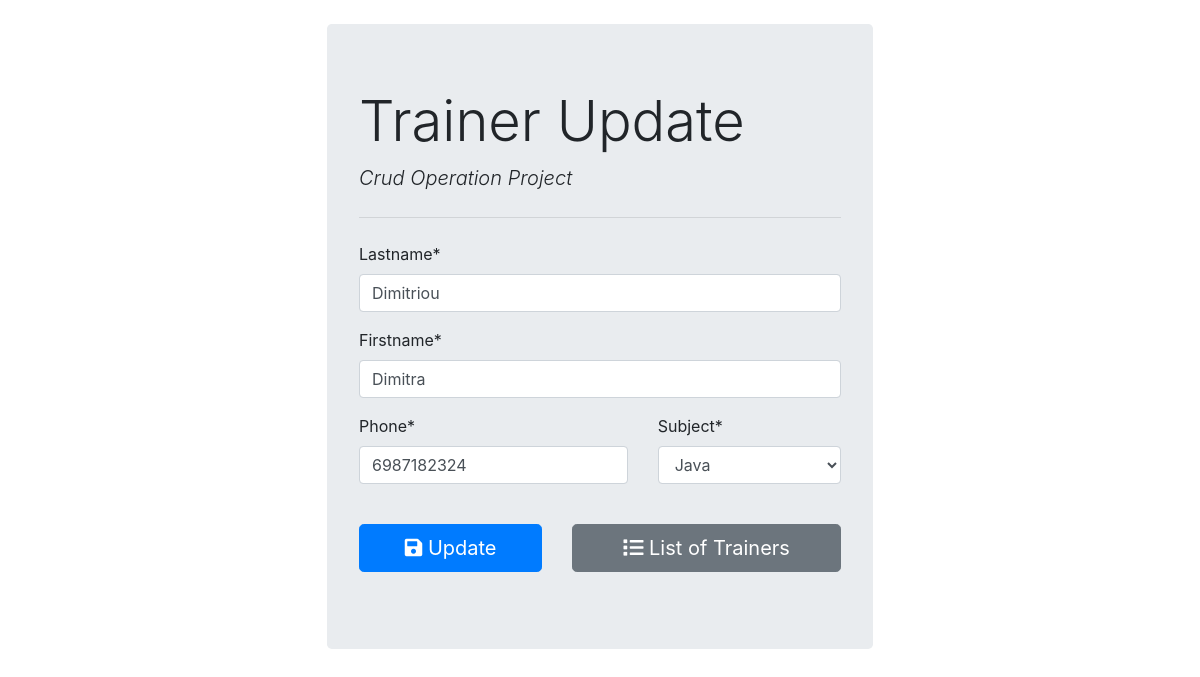
/update/14/Dimitriou/Dimitra/, run on an earlier commit of the app's database.
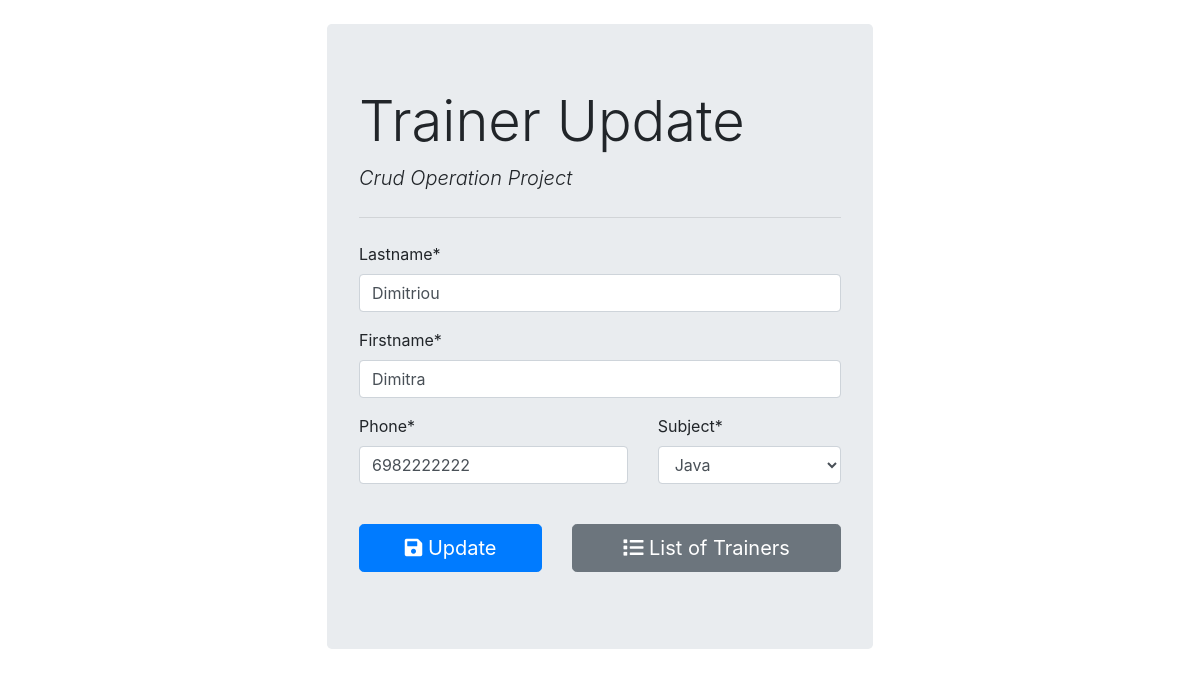
And on a later commit of the database.
### trainer_app/models.py (models this page shows, shortened)
class Trainer(models.Model):
    firstname = models.CharField(max_length=30)
    lastname = models.CharField(max_length=30)
    phone = models.IntegerField()
    subject = models.ForeignKey(Subject, on_delete=models.PROTECT)
    class Meta:
        ordering = ["lastname", "firstname", "subject"]

### trainer_app/views.py (the view)
# urls.py: path('update/<int:trainer_id>/<str:lastname>/<str:firstname>/', views.updTrainerView, name='updTrainerView'),
def updTrainerView(request, trainer_id, lastname, firstname):
    trainer = Trainer.objects.get(id=trainer_id)
    data = {}
    data['title'] = 'Trainer Update'
    data['logo'] = 'Trainer Update'
    data['button'] = 'Update'
    if request.method == 'POST':
        form = TrainerForm(request.POST, instance=trainer)
        if form.is_valid():
            form.save()
            return redirect('listTrainerView')
    form = TrainerForm(instance=trainer)
    data['form'] = form
    return render(request, 'trainer_app/trainer_form.html', data)

### trainer_app/forms.py
class TrainerForm(ModelForm):
    class Meta:
        model = Trainer
        fields=('lastname', 'firstname', 'phone', 'subject')
    def __init__(self, *args, **kwargs):
        super(TrainerForm,self).__init__(*args, **kwargs)
        self.fields['subject'].empty_label = "Select a subject"

### trainer_app/models.py (called while the page is built)
    def __str__(self):
        return self.name

### trainer_app/templates/trainer_app/trainer_form.html (shortened to what this page needs)
{% extends 'trainer_app/base.html' %}
{% load crispy_forms_tags %}
{% block content %}
    <h1 class="display-4">{{logo}}</h1>
    <p class="lead font-italic">Crud Operation Project</p>
    <hr class="my-4">
    <form action="" method="post" autocomplete="off">
        {{form.lastname|as_crispy_field}}
        {{form.firstname|as_crispy_field}}
        <div class="row">
            <div class="col-md-7">
                {{form.phone|as_crispy_field}}
            </div>
            <div class="col-md-5">
                {{form.subject|as_crispy_field}}
            </div>
        </div>
        <div class="row">
            <div class="col-md-5 mt-4">
                <button type="submit" class="btn btn-primary btn-block btn-lg"><i class="fas fa-save"></i> {{button}}</button>
            </div>
            <div class="col-md-7 mt-4">
                <a href="{% url 'listTrainerView' %}" class="btn btn-secondary btn-block btn-lg">
                    <i class="fas fa-list"></i> List of Trainers
                </a>
            </div>
        </div>
    </form>
{% endblock %}

What changed in the data, as far as the page shows it:
changed Trainer "Dimitriou": phone "6987182324" → "6982222222"
